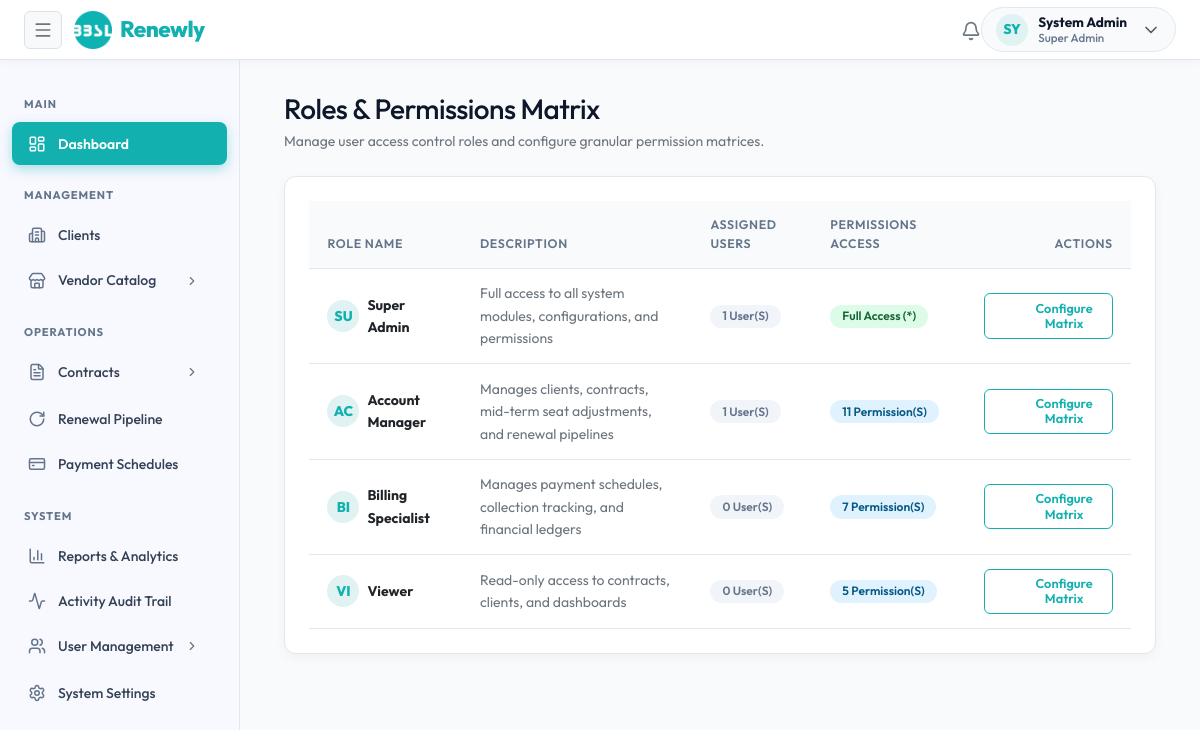
The app's page /modules/roles/index.php (signed in) with its own data.
### tables this page shows
CREATE TABLE `roles` (
  `id` INT UNSIGNED AUTO_INCREMENT PRIMARY KEY,
  `name` VARCHAR(100) NOT NULL UNIQUE,
  `description` VARCHAR(255) DEFAULT NULL,
  `created_at` TIMESTAMP DEFAULT CURRENT_TIMESTAMP
);

### includes/functions.php (called while the page is built, shortened)
<?php
function sanitize(?string $string): string {
    return htmlspecialchars($string ?? '', ENT_QUOTES, 'UTF-8');
}

### modules/roles/index.php (the view, shortened to what this page needs)
<?php
require_once __DIR__ . '/../../components/header.php';
$pdo = getDB();
$roles = $pdo->query("
    SELECT r.*, COUNT(u.id) as user_count
    FROM roles r
    LEFT JOIN users u ON r.id = u.role_id
    GROUP BY r.id
    ORDER BY r.id ASC
")->fetchAll() ?: [];
$rolePermMap = [];
$rpRows = $pdo->query("SELECT role_id, permission_id FROM role_permissions")->fetchAll() ?: [];
foreach ($rpRows as $rp) {
    $rolePermMap[$rp['role_id']][] = (int)$rp['permission_id'];
}
?>
<div class="container-fluid max-w-7xl mx-auto">
    <div class="mb-4">
        <h1 class="h3 font-bold tracking-tight mb-1">Roles & Permissions Matrix</h1>
        <p class="text-secondary text-sm">Manage user access control roles and configure granular permission matrices.</p>
    </div>
    <div class="card-enterprise">
        <div class="table-responsive">
            <table class="table table-hover align-middle text-sm mb-0">
                <thead class="bg-light">
                    <tr>
                        <th>Role Name</th>
                        <th>Description</th>
                        <th>Assigned Users</th>
                        <th>Permissions Access</th>
                        <th class="text-end">Actions</th>
                    </tr>
                </thead>
                <tbody>
                    <?php foreach ($roles as $r): ?>
                        <?php
                            $permCount = isset($rolePermMap[$r['id']]) ? count($rolePermMap[$r['id']]) : 0;
                            $isSuperAdmin = ($r['name'] === 'Super Admin');
                        ?>
                        <tr>
                            <td class="fw-bold text-dark">
                                <div class="d-flex align-items-center gap-2">
                                    <div class="user-avatar-placeholder text-xs" style="width: 32px; height: 32px;">
                                        <?= strtoupper(substr($r['name'], 0, 2)) ?>
                                    </div>
                                    <span><?= sanitize($r['name']) ?></span>
                                </div>
                            </td>
                            <td class="text-secondary"><?= sanitize($r['description']) ?></td>
                            <td>
                                <span class="badge badge-secondary"><?= $r['user_count'] ?> User(s)</span>
                            </td>
                            <td>
                                <?php if ($isSuperAdmin): ?>
                                    <span class="badge badge-success">Full Access (*)</span>
                                <?php else: ?>
                                    <span class="badge badge-info"><?= $permCount ?> Permission(s)</span>
                                <?php endif; ?>
                            </td>
                            <td class="text-end">
                                <button type="button" class="btn btn-sm btn-outline-primary font-semibold"
                                    onclick='openRoleOffcanvas(<?= json_encode($r) ?>, <?= json_encode($rolePermMap[$r['id']] ?? []) ?>)'>
                                    <i data-lucide="shield-config" class="w-4 h-4 me-1"></i> Configure Matrix
                                </button>
                            </td>
                        </tr>
                    <?php endforeach; ?>
                </tbody>
            </table>
        </div>
    </div>
</div>
<?php require_once __DIR__ . '/../../components/footer.php'; ?>

### assets/css/app.css (style rules this page uses)
:root { --primary: #12b1b0; --primary-dark: #0e8c8b; --primary-light: #e0f2f1; --secondary: #0f172a; --accent: #4db6ac; --danger: #ef4444; --success: #10b981; --warning: #f59e0b; --info: #3b82f6; --background: #f8fafc; --surface: #ffffff; --text-primary: #0f172a; --text-secondary: #64748b; --border: #e2e8f0; --shadow-sm: 0 1px 2px rgba(0, 0, 0, 0.05); --shadow-md: 0 4px 12px rgba(0, 0, 0, 0.04); --shadow-lg: 0 10px 25px -5px rgba(0, 0, 0, 0.08), 0 8px 10px -6px rgba(0, 0, 0, 0.04); --radius: 12px; --radius-sm: 8px; --radius-full: 9999px; --transition: all 0.2s cubic-bezier(0.4, 0, 0.2, 1); }
* { box-sizing: border-box; margin: 0; padding: 0; }
body { font-family: 'Outfit', -apple-system, BlinkMacSystemFont, "Segoe UI", Roboto, sans-serif; background-color: var(--background); color: var(--text-primary); line-height: 1.6; font-size: 14px; -webkit-font-smoothing: antialiased; min-height: 100vh; }
svg.lucide, i[data-lucide], svg[data-lucide] { width: 1.25rem; height: 1.25rem; stroke-width: 2; vertical-align: middle; display: inline-block; stroke: currentColor; fill: none; flex-shrink: 0; }
h1, h2, h3, h4, h5, h6 { font-family: 'Outfit', sans-serif; font-weight: 700; line-height: 1.2; margin-bottom: 0.5rem; color: var(--text-primary); letter-spacing: -0.02em; }
.user-avatar-placeholder { width: 32px; height: 32px; border-radius: 50%; background: #e0f2f2; color: #12b1b0; display: flex; align-items: center; justify-content: center; font-weight: 800; flex-shrink: 0; }
:root { --sidebar-mini-width: 70px; }
.card, .card-enterprise, .stat-card { background: #ffffff; border-radius: var(--radius); padding: 1.5rem; box-shadow: var(--shadow-md); margin-bottom: 1.5rem; border: 1px solid var(--border); transition: var(--transition); }
.btn { display: inline-flex; align-items: center; justify-content: center; padding: 0.6rem 1.2rem; border-radius: var(--radius-sm); font-weight: 600; cursor: pointer; border: 1px solid transparent; transition: var(--transition); font-size: 0.875rem; line-height: 1.2; gap: 0.5rem; font-family: 'Outfit', sans-serif; }
.btn-outline-primary { color: #12b1b0 !important; border-color: #12b1b0 !important; background: transparent !important; }
.btn-sm { padding: 0.4rem 0.85rem; font-size: 0.8rem; border-radius: 6px; }
.table { width: 100%; border-collapse: collapse; }
.table th, .table td { padding: 0.85rem 1.15rem; text-align: left; border-bottom: 1px solid var(--border); }
.table th { background-color: #f8fafc; font-weight: 600; color: var(--text-secondary); font-size: 0.775rem; text-transform: uppercase; letter-spacing: 0.05em; }
.badge { display: inline-flex; align-items: center; gap: 0.3rem; padding: 0.35rem 0.75rem; border-radius: 999px; font-size: 0.75rem; font-weight: 600; text-transform: capitalize; }
.badge-approved, .badge-success { background: #dcfce7; color: #166534; }
.badge-paid, .badge-info { background: #e0f2fe; color: #075985; }
.badge-secondary { background: #f1f5f9; color: var(--text-secondary); }

### records on screen
roles: name "SU", name "Super Admin", description "Full access to all system modules, configurations, and permissions", user_count "1", shows "Full Access (*)"
roles: name "AC", name "Account Manager", description "Manages clients, contracts, mid-term seat adjustments, and renewal pipelines", user_count "1", id "11"
roles: name "BI", name "Billing Specialist", description "Manages payment schedules, collection tracking, and financial ledgers", user_count "0", id "7"
roles: name "VI", name "Viewer", description "Read-only access to contracts, clients, and dashboards", user_count "0", id "5"

### other values on screen
substr($currentUser['name'] ?? 'U', 0, 2) "SY"
$currentUser['name'] "System Admin"
$currentUser['role_name'] "Super Admin"
